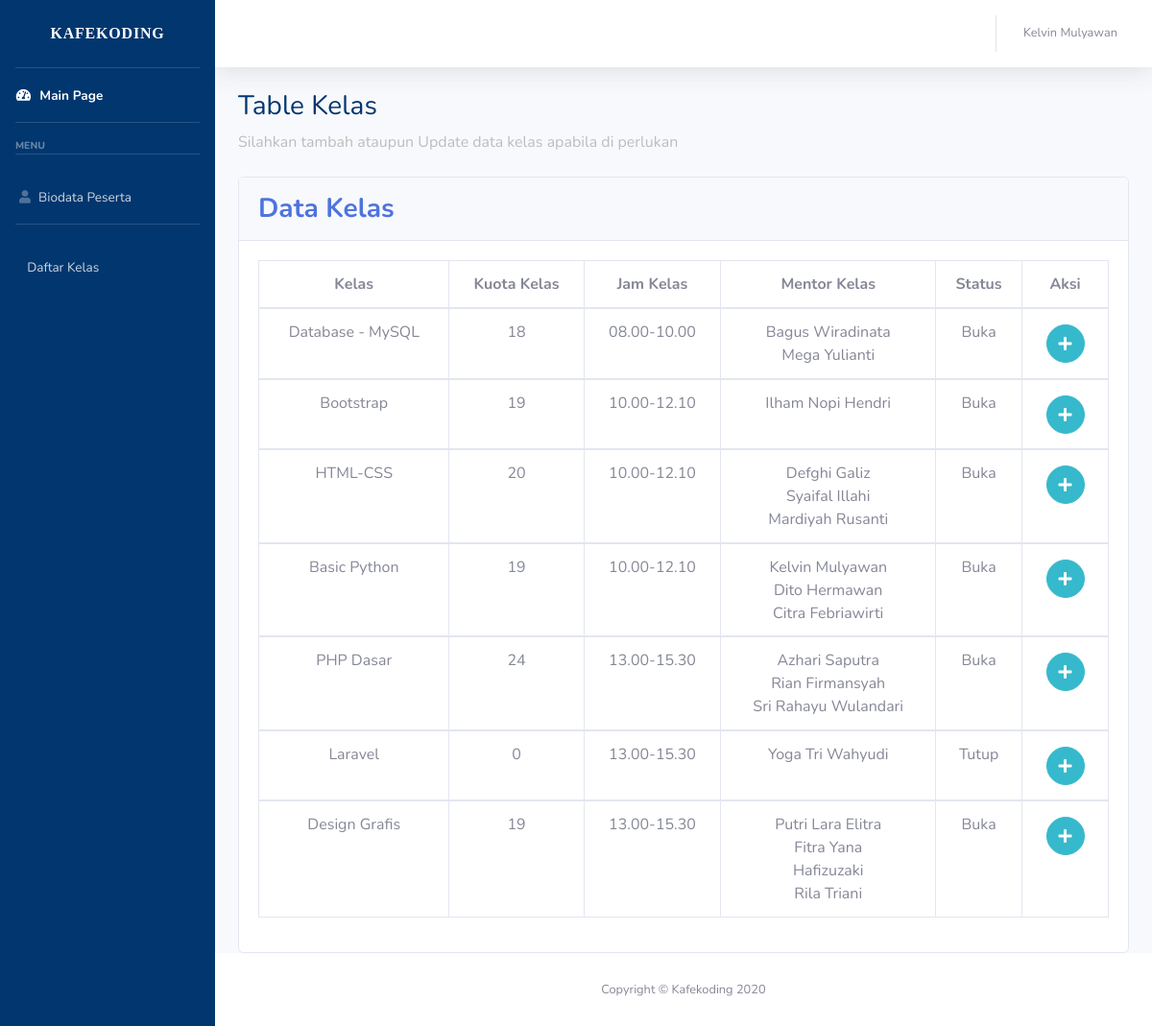
The page /peserta/Kelas.php (signed in) on the database as committed earlier.
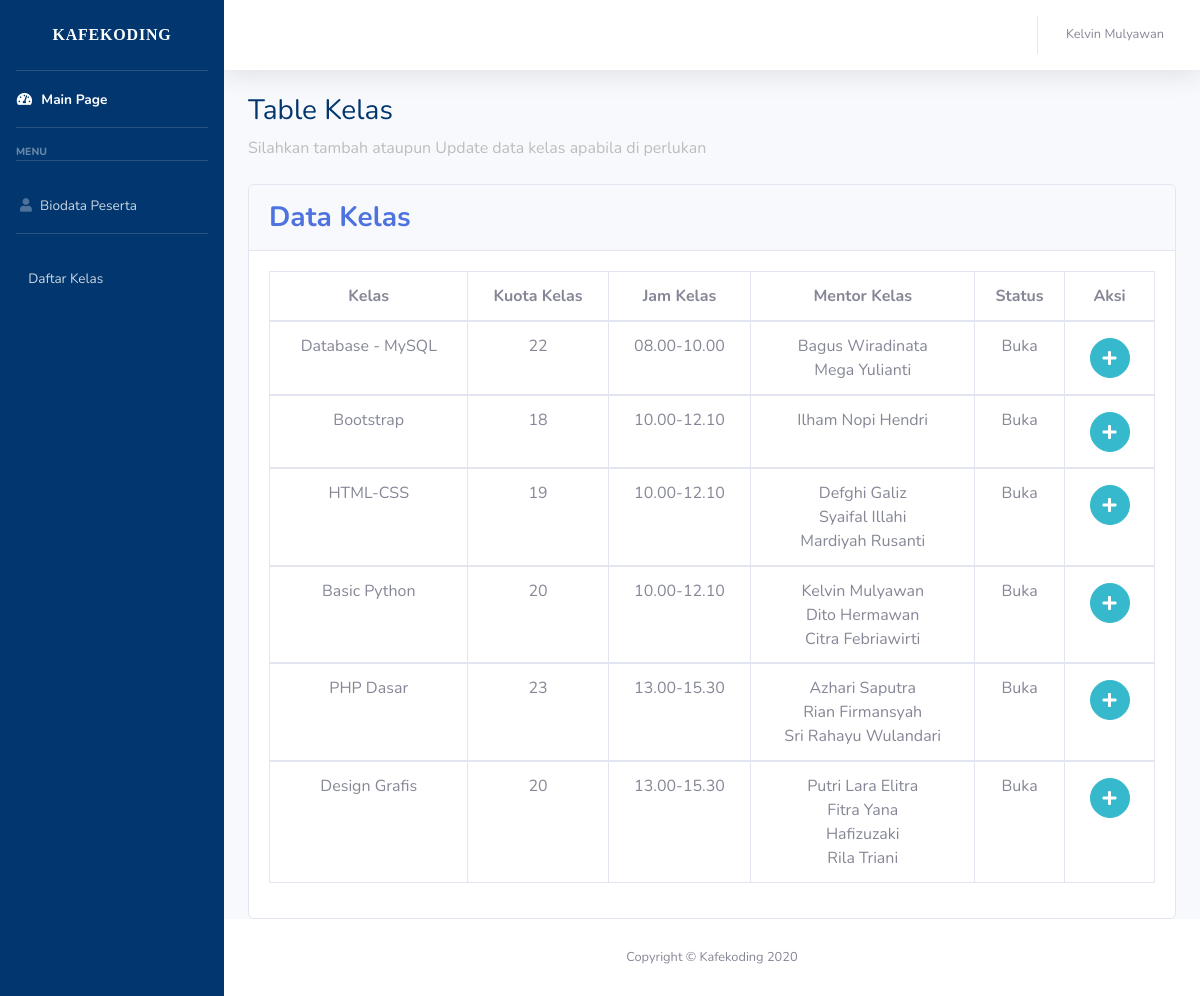
The same page on the database as committed later.
### tables this page shows
CREATE TABLE `kelas` (
  `kode_kelas` int(11) NOT NULL,
  `kelas` varchar(50) NOT NULL,
  `kuota_kelas` int(11) NOT NULL,
  `jam_kelas` varchar(50) NOT NULL,
  `mentor_kelas` varchar(100) NOT NULL,
  `link_wa` text NOT NULL,
  `status_kelas` varchar(50) NOT NULL
);

### peserta/Kelas.php (the view, shortened to what this page needs)
<!DOCTYPE html>
<html lang="en">
  <head>
    <link rel="stylesheet" href="https://use.fontawesome.com/releases/v5.15.2/css/all.css" />
    <link rel="stylesheet" href="../libraries/fonts/1.ttf">
    <link href="libraries/css/sb-admin-2.css" rel="stylesheet" />
  </head>
  <body id="page-top">
    <div id="wrapper">
      <?php include 'menubar.php'; ?>
      <div id="content-wrapper" class="d-flex flex-column">
        <div id="content">
          <nav class="navbar navbar-expand navbar-light bg-white topbar mb-4 static-top shadow">
            <?php include 'topbar.php'; ?>
          <div class="container-fluid ">
            <div class="row">
              <div class="col">
              <h1 class="h3 mb-2" style="color: #02366e;">Table Kelas</h1>
              <p class="mb-4" style="color: #bdbdbd;">Silahkan tambah ataupun Update data kelas apabila di perlukan</p>
            </div>
            <div class="col-12">
            <div class="card card-table">
              <div class="card-header py-3 d-flex justify-content-between">
                <h6 class="h3 m-0 font-weight-bold text-primary align-self-center">
                  Data Kelas
                </h6>
              </div>
              <div class="card-body">
                <div class="table-responsive">
                  <table class="table table-bordered text-center table-hover" id="dataTable" width="100%" cellspacing="0">
                    <thead>
                      <tr>
                        <th>Kelas</th>
                        <th>Kuota Kelas</th>
                        <th>Jam Kelas</th>
                        <th>Mentor Kelas</th>
                        <th>Status</th>
                        <th>Aksi</th>
                      </tr>
                    </thead>
                    <?php
                    include '../koneksi.php';
                    $query = mysqli_query($koneksi, "SELECT * FROM kelas ORDER BY jam_kelas") or die(mysqli_error());
                    while ($data = mysqli_fetch_assoc($query)) {
                    ?>
                    <tbody>
                      <tr>
                        <td><?php echo $data['kelas'];?></td>
                        <td><?php echo $data['kuota_kelas'];?></td>
                        <td><?php echo $data['jam_kelas'];?></td>
                        <td><?php echo $data['mentor_kelas']; ?></td>
                        <td><?php echo $data['status_kelas'];?></td>
                        <td><a href="add.php?kode_kelas=<?php echo $data['kode_kelas'];?>" class="btn btn-info btn-circle btn-circle-sm m-1" type="button"><i class="fa fa-plus"></i></a>
                      </tr>
                    </tbody>
                  <?php } ?>
                  </table>
                </div>
              </div>
            </div>
            </div>
            </div>
          </div>
        </div>
        <footer class="sticky-footer bg-white">
          <div class="container my-auto">
            <div class="copyright text-center my-auto">
              <span>Copyright &copy; Kafekoding 2020</span>
            </div>
          </div>
        </footer>
      </div>
    </div>
  </body>
</html>

Rows that differ between the two databases and show on the page:
removed kelas: kelas "Laravel", kuota_kelas "0", jam_kelas "13.00-15.30", mentor_kelas "Yoga Tri Wahyudi", status_kelas "Tutup"
changed kelas "Database - MySQL": kuota_kelas "18" → "22"
changed kelas "Bootstrap": kuota_kelas "19" → "18"
changed kelas "HTML-CSS": kuota_kelas "20" → "19"
changed kelas "Basic Python": kuota_kelas "19" → "20"
changed kelas "PHP Dasar": kuota_kelas "24" → "23"
changed kelas "Design Grafis": kuota_kelas "19" → "20"
